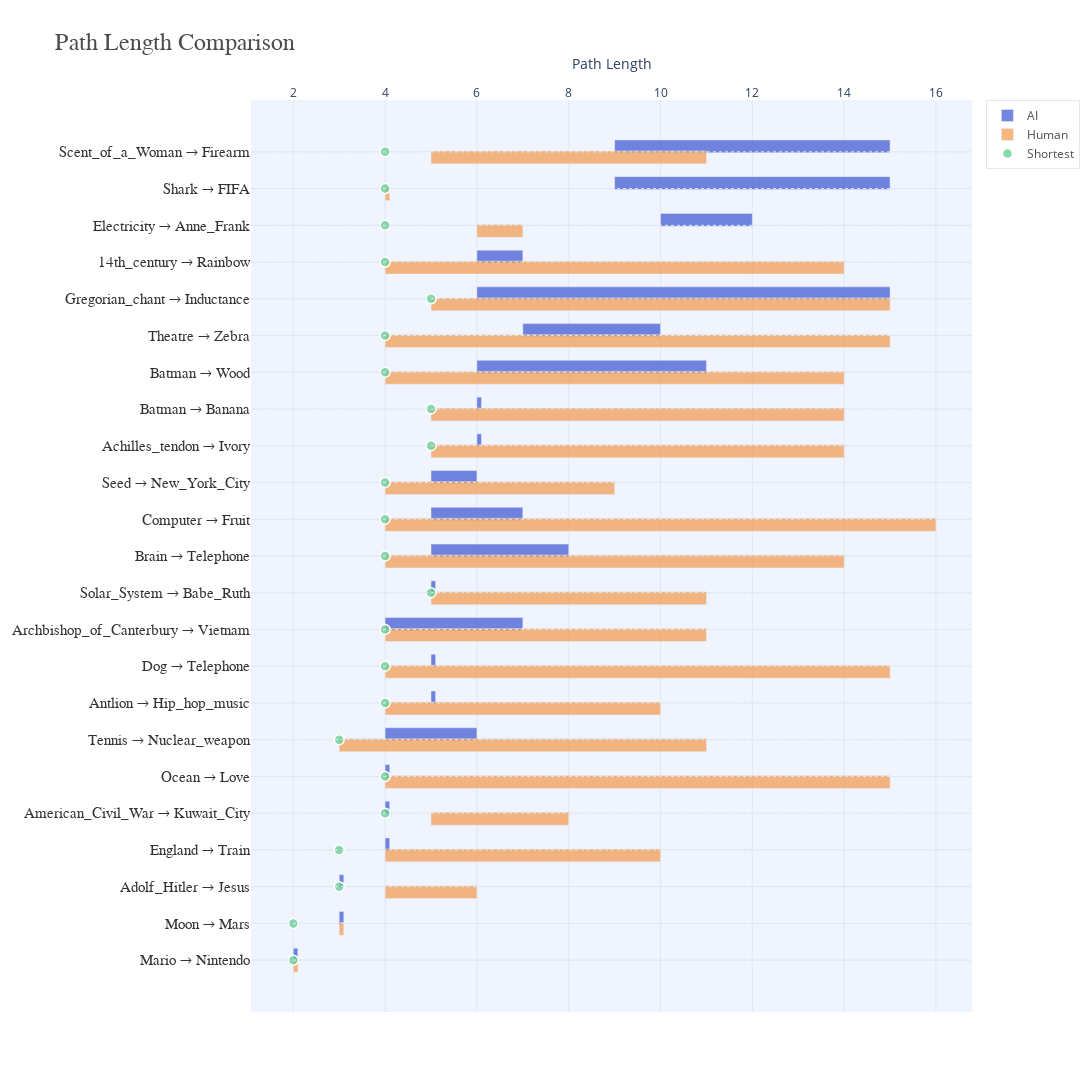

Notebook code cell kept with this figure:
### Markdown cell above
## Humans vs GPT vs Shortest Comparisons

### Comparing Path lengths
Here, we conduct an initial comparison of the lengths for humans, GPT, and optimal paths. The figure below shows the mimimal, median, and maximum path lengths for each pair of articles. This is a random sample from our 159 pairs, and we ordered them in descending order of the AI path length.

### Code cell
# Parameters
sample_fraction = 0.15  # Fraction of sublists to select
outlier_threshold = 2  # Factor of the mean to use as the outlier threshold

# Sample the indices
sampled_indices = sample_indices(sorted_ai_path_len, sample_fraction)

# Filter all paths using the same sampled indices
aligned_ai_path_len = [filter_outliers(sorted_ai_path_len[i], outlier_threshold) for i in sampled_indices]
aligned_human_path_len = [filter_outliers(sorted_human_path_len[i], outlier_threshold) for i in sampled_indices]
aligned_shortest_path_len = [sorted_shortest_path_len[i] for i in sampled_indices]
selected_ori_dest = [sorted_ori_dest[i] for i in sampled_indices]

plot_path_len_comparison(sampled_indices, aligned_ai_path_len, aligned_human_path_len, aligned_shortest_path_len, selected_ori_dest)

### Figure 1 — Plotly figure (JSON) as saved in the notebook; plotly's stock layout.template omitted (floating-point values rounded to 4 significant figures)
{"data": [{"base": 2, "hovertemplate": "<b>Min:</b> 2<br><b>Median:</b> 2.0<br><b>Max:</b> 2<extra></extra>", "marker": {"color": "rgba(58, 85, 209, 0.7)"}, "name": "AI", "orientation": "h", "showlegend": true, "type": "bar", "width": 0.35, "x": [0.1], "y": [0.15]}, {"base": 3, "hovertemplate": "<b>Min:</b> 3<br><b>Median:</b> 3.0<br><b>Max:</b> 3<extra></extra>", "marker": {"color": "rgba(58, 85, 209, 0.7)"}, "name": "AI", "orientation": "h", "showlegend": false, "type": "bar", "width": 0.35, "x": [0.1], "y": [1.15]}, {"base": 3, "hovertemplate": "<b>Min:</b> 3<br><b>Median:</b> 3.0<br><b>Max:</b> 3<extra></extra>", "marker": {"color": "rgba(58, 85, 209, 0.7)"}, "name": "AI", "orientation": "h", "showlegend": false, "type": "bar", "width": 0.35, "x": [0.1], "y": [2.15]}, {"base": 4, "hovertemplate": "<b>Min:</b> 4<br><b>Median:</b> 4.0<br><b>Max:</b> 4<extra></extra>", "marker": {"color": "rgba(58, 85, 209, 0.7)"}, "name": "AI", "orientation": "h", "showlegend": false, "type": "bar", "width": 0.35, "x": [0.1], "y": [3.15]}, {"base": 4, "hovertemplate": "<b>Min:</b> 4<br><b>Median:</b> 4.0<br><b>Max:</b> 4<extra></extra>", "marker": {"color": "rgba(58, 85, 209, 0.7)"}, "name": "AI", "orientation": "h", "showlegend": false, "type": "bar", "width": 0.35, "x": [0.1], "y": [4.15]}, {"base": 4, "hovertemplate": "<b>Min:</b> 4<br><b>Median:</b> 4.0<br><b>Max:</b> 4<extra></extra>", "marker": {"color": "rgba(58, 85, 209, 0.7)"}, "name": "AI", "orientation": "h", "showlegend": false, "type": "bar", "width": 0.35, "x": [0.1], "y": [5.15]}, {"base": 4, "hovertemplate": "<b>Min:</b> 4<br><b>Median:</b> 4.0<br><b>Max:</b> 6<extra></extra>", "marker": {"color": "rgba(58, 85, 209, 0.7)"}, "name": "AI", "orientation": "h", "showlegend": false, "type": "bar", "width": 0.35, "x": [2], "y": [6.15]}, {"base": 5, "hovertemplate": "<b>Min:</b> 5<br><b>Median:</b> 5.0<br><b>Max:</b> 5<extra></extra>", "marker": {"color": "rgba(58, 85, 209, 0.7)"}, "name": "AI", "orientation": "h", "showlegend": false, "type": "bar", "width": 0.35, "x": [0.1], "y": [7.15]}, {"base": 5, "hovertemplate": "<b>Min:</b> 5<br><b>Median:</b> 5.0<br><b>Max:</b> 5<extra></extra>", "marker": {"color": "rgba(58, 85, 209, 0.7)"}, "name": "AI", "orientation": "h", "showlegend": false, "type": "bar", "width": 0.35, "x": [0.1], "y": [8.15]}, {"base": 4, "hovertemplate": "<b>Min:</b> 4<br><b>Median:</b> 4.0<br><b>Max:</b> 7<extra></extra>", "marker": {"color": "rgba(58, 85, 209, 0.7)"}, "name": "AI", "orientation": "h", "showlegend": false, "type": "bar", "width": 0.35, "x": [3], "y": [9.15]}, {"base": 5, "hovertemplate": "<b>Min:</b> 5<br><b>Median:</b> 5.0<br><b>Max:</b> 5<extra></extra>", "marker": {"color": "rgba(58, 85, 209, 0.7)"}, "name": "AI", "orientation": "h", "showlegend": false, "type": "bar", "width": 0.35, "x": [0.1], "y": [10.15]}, {"base": 5, "hovertemplate": "<b>Min:</b> 5<br><b>Median:</b> 5.0<br><b>Max:</b> 8<extra></extra>", "marker": {"color": "rgba(58, 85, 209, 0.7)"}, "name": "AI", "orientation": "h", "showlegend": false, "type": "bar", "width": 0.35, "x": [3], "y": [11.15]}, {"base": 5, "hovertemplate": "<b>Min:</b> 5<br><b>Median:</b> 5.0<br><b>Max:</b> 7<extra></extra>", "marker": {"color": "rgba(58, 85, 209, 0.7)"}, "name": "AI", "orientation": "h", "showlegend": false, "type": "bar", "width": 0.35, "x": [2], "y": [12.15]}, {"base": 5, "hovertemplate": "<b>Min:</b> 5<br><b>Median:</b> 6.0<br><b>Max:</b> 6<extra></extra>", "marker": {"color": "rgba(58, 85, 209, 0.7)"}, "name": "AI", "orientation": "h", "showlegend": false, "type": "bar", "width": 0.35, "x": [1], "y": [13.15]}, {"base": 6, "hovertemplate": "<b>Min:</b> 6<br><b>Median:</b> 6.0<br><b>Max:</b> 6<extra></extra>", "marker": {"color": "rgba(58, 85, 209, 0.7)"}, "name": "AI", "orientation": "h", "showlegend": false, "type": "bar", "width": 0.35, "x": [0.1], "y": [14.15]}, {"base": 6, "hovertemplate": "<b>Min:</b> 6<br><b>Median:</b> 6.0<br><b>Max:</b> 6<extra></extra>", "marker": {"color": "rgba(58, 85, 209, 0.7)"}, "name": "AI", "orientation": "h", "showlegend": false, "type": "bar", "width": 0.35, "x": [0.1], "y": [15.15]}, {"base": 6, "hovertemplate": "<b>Min:</b> 6<br><b>Median:</b> 6.5<br><b>Max:</b> 11<extra></extra>", "marker": {"color": "rgba(58, 85, 209, 0.7)"}, "name": "AI", "orientation": "h", "showlegend": false, "type": "bar", "width": 0.35, "x": [5], "y": [16.15]}, {"base": 7, "hovertemplate": "<b>Min:</b> 7<br><b>Median:</b> 9.0<br><b>Max:</b> 10<extra></extra>", "marker": {"color": "rgba(58, 85, 209, 0.7)"}, "name": "AI", "orientation": "h", "showlegend": false, "type": "bar", "width": 0.35, "x": [3], "y": [17.15]}, {"base": 6, "hovertemplate": "<b>Min:</b> 6<br><b>Median:</b> 6.0<br><b>Max:</b> 15<extra></extra>", "marker": {"color": "rgba(58, 85, 209, 0.7)"}, "name": "AI", "orientation": "h", "showlegend": false, "type": "bar", "width": 0.35, "x": [9], "y": [18.15]}, {"base": 6, "hovertemplate": "<b>Min:</b> 6<br><b>Median:</b> 6.5<br><b>Max:</b> 7<extra></extra>", "marker": {"color": "rgba(58, 85, 209, 0.7)"}, "name": "AI", "orientation": "h", "showlegend": false, "type": "bar", "width": 0.35, "x": [1], "y": [19.15]}, {"base": 10, "hovertemplate": "<b>Min:</b> 10<br><b>Median:</b> 10.0<br><b>Max:</b> 12<extra></extra>", "marker": {"color": "rgba(58, 85, 209, 0.7)"}, "name": "AI", "orientation": "h", "showlegend": false, "type": "bar", "width": 0.35, "x": [2], "y": [20.15]}, {"base": 9, "hovertemplate": "<b>Min:</b> 9<br><b>Median:</b> 11.0<br><b>Max:</b> 15<extra></extra>", "marker": {"color": "rgba(58, 85, 209, 0.7)"}, "name": "AI", "orientation": "h", "showlegend": false, "type": "bar", "width": 0.35, "x": [6], "y": [21.15]}, {"base": 9, "hovertemplate": "<b>Min:</b> 9<br><b>Median:</b> 13.0<br><b>Max:</b> 15<extra></extra>", "marker": {"color": "rgba(58, 85, 209, 0.7)"}, "name": "AI", "orientation": "h", "showlegend": false, "type": "bar", "width": 0.35, "x": [6], "y": [22.15]}, {"base": 2, "hovertemplate": "<b>Min:</b> 2<br><b>Median:</b> 2.0<br><b>Max:</b> 2<extra></extra>", "marker": {"color": "rgba(242, 153, 74, 0.7)"}, "name": "Human", "orientation": "h", "showlegend": true, "type": "bar", "width": 0.35, "x": [0.1], "y": [-0.15]}, {"base": 3, "hovertemplate": "<b>Min:</b> 3<br><b>Median:</b> 3.0<br><b>Max:</b> 3<extra></extra>", "marker": {"color": "rgba(242, 153, 74, 0.7)"}, "name": "Human", "orientation": "h", "showlegend": false, "type": "bar", "width": 0.35, "x": [0.1], "y": [0.85]}, {"base": 4, "hovertemplate": "<b>Min:</b> 4<br><b>Median:</b> 5.0<br><b>Max:</b> 6<extra></extra>", "marker": {"color": "rgba(242, 153, 74, 0.7)"}, "name": "Human", "orientation": "h", "showlegend": false, "type": "bar", "width": 0.35, "x": [2], "y": [1.85]}, {"base": 4, "hovertemplate": "<b>Min:</b> 4<br><b>Median:</b> 4.0<br><b>Max:</b> 10<extra></extra>", "marker": {"color": "rgba(242, 153, 74, 0.7)"}, "name": "Human", "orientation": "h", "showlegend": false, "type": "bar", "width": 0.35, "x": [6], "y": [2.85]}, {"base": 5, "hovertemplate": "<b>Min:</b> 5<br><b>Median:</b> 7.0<br><b>Max:</b> 8<extra></extra>", "marker": {"color": "rgba(242, 153, 74, 0.7)"}, "name": "Human", "orientation": "h", "showlegend": false, "type": "bar", "width": 0.35, "x": [3], "y": [3.85]}, {"base": 4, "hovertemplate": "<b>Min:</b> 4<br><b>Median:</b> 8.0<br><b>Max:</b> 15<extra></extra>", "marker": {"color": "rgba(242, 153, 74, 0.7)"}, "name": "Human", "orientation": "h", "showlegend": false, "type": "bar", "width": 0.35, "x": [11], "y": [4.85]}, {"base": 3, "hovertemplate": "<b>Min:</b> 3<br><b>Median:</b> 5.0<br><b>Max:</b> 11<extra></extra>", "marker": {"color": "rgba(242, 153, 74, 0.7)"}, "name": "Human", "orientation": "h", "showlegend": false, "type": "bar", "width": 0.35, "x": [8], "y": [5.85]}, {"base": 4, "hovertemplate": "<b>Min:</b> 4<br><b>Median:</b> 5.0<br><b>Max:</b> 10<extra></extra>", "marker": {"color": "rgba(242, 153, 74, 0.7)"}, "name": "Human", "orientation": "h", "showlegend": false, "type": "bar", "width": 0.35, "x": [6], "y": [6.85]}, {"base": 4, "hovertemplate": "<b>Min:</b> 4<br><b>Median:</b> 6.0<br><b>Max:</b> 15<extra></extra>", "marker": {"color": "rgba(242, 153, 74, 0.7)"}, "name": "Human", "orientation": "h", "showlegend": false, "type": "bar", "width": 0.35, "x": [11], "y": [7.85]}, {"base": 4, "hovertemplate": "<b>Min:</b> 4<br><b>Median:</b> 6.0<br><b>Max:</b> 11<extra></extra>", "marker": {"color": "rgba(242, 153, 74, 0.7)"}, "name": "Human", "orientation": "h", "showlegend": false, "type": "bar", "width": 0.35, "x": [7], "y": [8.85]}, {"base": 5, "hovertemplate": "<b>Min:</b> 5<br><b>Median:</b> 6.0<br><b>Max:</b> 11<extra></extra>", "marker": {"color": "rgba(242, 153, 74, 0.7)"}, "name": "Human", "orientation": "h", "showlegend": false, "type": "bar", "width": 0.35, "x": [6], "y": [9.85]}, {"base": 4, "hovertemplate": "<b>Min:</b> 4<br><b>Median:</b> 6.0<br><b>Max:</b> 14<extra></extra>", "marker": {"color": "rgba(242, 153, 74, 0.7)"}, "name": "Human", "orientation": "h", "showlegend": false, "type": "bar", "width": 0.35, "x": [10], "y": [10.85]}, {"base": 4, "hovertemplate": "<b>Min:</b> 4<br><b>Median:</b> 7.0<br><b>Max:</b> 16<extra></extra>", "marker": {"color": "rgba(242, 153, 74, 0.7)"}, "name": "Human", "orientation": "h", "showlegend": false, "type": "bar", "width": 0.35, "x": [12], "y": [11.85]}, {"base": 4, "hovertemplate": "<b>Min:</b> 4<br><b>Median:</b> 4.0<br><b>Max:</b> 9<extra></extra>", "marker": {"color": "rgba(242, 153, 74, 0.7)"}, "name": "Human", "orientation": "h", "showlegend": false, "type": "bar", "width": 0.35, "x": [5], "y": [12.85]}, {"base": 5, "hovertemplate": "<b>Min:</b> 5<br><b>Median:</b> 7.0<br><b>Max:</b> 14<extra></extra>", "marker": {"color": "rgba(242, 153, 74, 0.7)"}, "name": "Human", "orientation": "h", "showlegend": false, "type": "bar", "width": 0.35, "x": [9], "y": [13.85]}, {"base": 5, "hovertemplate": "<b>Min:</b> 5<br><b>Median:</b> 6.0<br><b>Max:</b> 14<extra></extra>", "marker": {"color": "rgba(242, 153, 74, 0.7)"}, "name": "Human", "orientation": "h", "showlegend": false, "type": "bar", "width": 0.35, "x": [9], "y": [14.85]}, {"base": 4, "hovertemplate": "<b>Min:</b> 4<br><b>Median:</b> 6.0<br><b>Max:</b> 14<extra></extra>", "marker": {"color": "rgba(242, 153, 74, 0.7)"}, "name": "Human", "orientation": "h", "showlegend": false, "type": "bar", "width": 0.35, "x": [10], "y": [15.85]}, {"base": 4, "hovertemplate": "<b>Min:</b> 4<br><b>Median:</b> 7.0<br><b>Max:</b> 15<extra></extra>", "marker": {"color": "rgba(242, 153, 74, 0.7)"}, "name": "Human", "orientation": "h", "showlegend": false, "type": "bar", "width": 0.35, "x": [11], "y": [16.85]}, {"base": 5, "hovertemplate": "<b>Min:</b> 5<br><b>Median:</b> 9.0<br><b>Max:</b> 15<extra></extra>", "marker": {"color": "rgba(242, 153, 74, 0.7)"}, "name": "Human", "orientation": "h", "showlegend": false, "type": "bar", "width": 0.35, "x": [10], "y": [17.85]}, {"base": 4, "hovertemplate": "<b>Min:</b> 4<br><b>Median:</b> 6.0<br><b>Max:</b> 14<extra></extra>", "marker": {"color": "rgba(242, 153, 74, 0.7)"}, "name": "Human", "orientation": "h", "showlegend": false, "type": "bar", "width": 0.35, "x": [10], "y": [18.85]}, {"base": 6, "hovertemplate": "<b>Min:</b> 6<br><b>Median:</b> 6.0<br><b>Max:</b> 7<extra></extra>", "marker": {"color": "rgba(242, 153, 74, 0.7)"}, "name": "Human", "orientation": "h", "showlegend": false, "type": "bar", "width": 0.35, "x": [1], "y": [19.85]}, {"base": 4, "hovertemplate": "<b>Min:</b> 4<br><b>Median:</b> 4.0<br><b>Max:</b> 4<extra></extra>", "marker": {"color": "rgba(242, 153, 74, 0.7)"}, "name": "Human", "orientation": "h", "showlegend": false, "type": "bar", "width": 0.35, "x": [0.1], "y": [20.85]}, {"base": 5, "hovertemplate": "<b>Min:</b> 5<br><b>Median:</b> 6.0<br><b>Max:</b> 11<extra></extra>", "marker": {"color": "rgba(242, 153, 74, 0.7)"}, "name": "Human", "orientation": "h", "showlegend": false, "type": "bar", "width": 0.35, "x": [6], "y": [21.85]}, {"hovertemplate": "<b>Shortest Path Length:</b> 2<extra></extra>", "marker": {"color": "rgba(111, 207, 151, 0.8)", "line": {"color": "white", "width": 1.5}, "size": 10}, "mode": "markers", "name": "Shortest", "showlegend": true, "type": "scatter", "x": [2], "y": [0]}, {"hovertemplate": "<b>Shortest Path Length:</b> 2<extra></extra>", "marker": {"color": "rgba(111, 207, 151, 0.8)", "line": {"color": "white", "width": 1.5}, "size": 10}, "mode": "markers", "name": "Shortest", "showlegend": false, "type": "scatter", "x": [2], "y": [1]}, {"hovertemplate": "<b>Shortest Path Length:</b> 3<extra></extra>", "marker": {"color": "rgba(111, 207, 151, 0.8)", "line": {"color": "white", "width": 1.5}, "size": 10}, "mode": "markers", "name": "Shortest", "showlegend": false, "type": "scatter", "x": [3], "y": [2]}, {"hovertemplate": "<b>Shortest Path Length:</b> 3<extra></extra>", "marker": {"color": "rgba(111, 207, 151, 0.8)", "line": {"color": "white", "width": 1.5}, "size": 10}, "mode": "markers", "name": "Shortest", "showlegend": false, "type": "scatter", "x": [3], "y": [3]}, {"hovertemplate": "<b>Shortest Path Length:</b> 4<extra></extra>", "marker": {"color": "rgba(111, 207, 151, 0.8)", "line": {"color": "white", "width": 1.5}, "size": 10}, "mode": "markers", "name": "Shortest", "showlegend": false, "type": "scatter", "x": [4], "y": [4]}, {"hovertemplate": "<b>Shortest Path Length:</b> 4<extra></extra>", "marker": {"color": "rgba(111, 207, 151, 0.8)", "line": {"color": "white", "width": 1.5}, "size": 10}, "mode": "markers", "name": "Shortest", "showlegend": false, "type": "scatter", "x": [4], "y": [5]}, {"hovertemplate": "<b>Shortest Path Length:</b> 3<extra></extra>", "marker": {"color": "rgba(111, 207, 151, 0.8)", "line": {"color": "white", "width": 1.5}, "size": 10}, "mode": "markers", "name": "Shortest", "showlegend": false, "type": "scatter", "x": [3], "y": [6]}, {"hovertemplate": "<b>Shortest Path Length:</b> 4<extra></extra>", "marker": {"color": "rgba(111, 207, 151, 0.8)", "line": {"color": "white", "width": 1.5}, "size": 10}, "mode": "markers", "name": "Shortest", "showlegend": false, "type": "scatter", "x": [4], "y": [7]}, {"hovertemplate": "<b>Shortest Path Length:</b> 4<extra></extra>", "marker": {"color": "rgba(111, 207, 151, 0.8)", "line": {"color": "white", "width": 1.5}, "size": 10}, "mode": "markers", "name": "Shortest", "showlegend": false, "type": "scatter", "x": [4], "y": [8]}, {"hovertemplate": "<b>Shortest Path Length:</b> 4<extra></extra>", "marker": {"color": "rgba(111, 207, 151, 0.8)", "line": {"color": "white", "width": 1.5}, "size": 10}, "mode": "markers", "name": "Shortest", "showlegend": false, "type": "scatter", "x": [4], "y": [9]}, {"hovertemplate": "<b>Shortest Path Length:</b> 5<extra></extra>", "marker": {"color": "rgba(111, 207, 151, 0.8)", "line": {"color": "white", "width": 1.5}, "size": 10}, "mode": "markers", "name": "Shortest", "showlegend": false, "type": "scatter", "x": [5], "y": [10]}, {"hovertemplate": "<b>Shortest Path Length:</b> 4<extra></extra>", "marker": {"color": "rgba(111, 207, 151, 0.8)", "line": {"color": "white", "width": 1.5}, "size": 10}, "mode": "markers", "name": "Shortest", "showlegend": false, "type": "scatter", "x": [4], "y": [11]}, {"hovertemplate": "<b>Shortest Path Length:</b> 4<extra></extra>", "marker": {"color": "rgba(111, 207, 151, 0.8)", "line": {"color": "white", "width": 1.5}, "size": 10}, "mode": "markers", "name": "Shortest", "showlegend": false, "type": "scatter", "x": [4], "y": [12]}, {"hovertemplate": "<b>Shortest Path Length:</b> 4<extra></extra>", "marker": {"color": "rgba(111, 207, 151, 0.8)", "line": {"color": "white", "width": 1.5}, "size": 10}, "mode": "markers", "name": "Shortest", "showlegend": false, "type": "scatter", "x": [4], "y": [13]}, {"hovertemplate": "<b>Shortest Path Length:</b> 5<extra></extra>", "marker": {"color": "rgba(111, 207, 151, 0.8)", "line": {"color": "white", "width": 1.5}, "size": 10}, "mode": "markers", "name": "Shortest", "showlegend": false, "type": "scatter", "x": [5], "y": [14]}, {"hovertemplate": "<b>Shortest Path Length:</b> 5<extra></extra>", "marker": {"color": "rgba(111, 207, 151, 0.8)", "line": {"color": "white", "width": 1.5}, "size": 10}, "mode": "markers", "name": "Shortest", "showlegend": false, "type": "scatter", "x": [5], "y": [15]}, {"hovertemplate": "<b>Shortest Path Length:</b> 4<extra></extra>", "marker": {"color": "rgba(111, 207, 151, 0.8)", "line": {"color": "white", "width": 1.5}, "size": 10}, "mode": "markers", "name": "Shortest", "showlegend": false, "type": "scatter", "x": [4], "y": [16]}, {"hovertemplate": "<b>Shortest Path Length:</b> 4<extra></extra>", "marker": {"color": "rgba(111, 207, 151, 0.8)", "line": {"color": "white", "width": 1.5}, "size": 10}, "mode": "markers", "name": "Shortest", "showlegend": false, "type": "scatter", "x": [4], "y": [17]}, {"hovertemplate": "<b>Shortest Path Length:</b> 5<extra></extra>", "marker": {"color": "rgba(111, 207, 151, 0.8)", "line": {"color": "white", "width": 1.5}, "size": 10}, "mode": "markers", "name": "Shortest", "showlegend": false, "type": "scatter", "x": [5], "y": [18]}, {"hovertemplate": "<b>Shortest Path Length:</b> 4<extra></extra>", "marker": {"color": "rgba(111, 207, 151, 0.8)", "line": {"color": "white", "width": 1.5}, "size": 10}, "mode": "markers", "name": "Shortest", "showlegend": false, "type": "scatter", "x": [4], "y": [19]}, {"hovertemplate": "<b>Shortest Path Length:</b> 4<extra></extra>", "marker": {"color": "rgba(111, 207, 151, 0.8)", "line": {"color": "white", "width": 1.5}, "size": 10}, "mode": "markers", "name": "Shortest", "showlegend": false, "type": "scatter", "x": [4], "y": [20]}, {"hovertemplate": "<b>Shortest Path Length:</b> 4<extra></extra>", "marker": {"color": "rgba(111, 207, 151, 0.8)", "line": {"color": "white", "width": 1.5}, "size": 10}, "mode": "markers", "name": "Shortest", "showlegend": false, "type": "scatter", "x": [4], "y": [21]}, {"hovertemplate": "<b>Shortest Path Length:</b> 4<extra></extra>", "marker": {"color": "rgba(111, 207, 151, 0.8)", "line": {"color": "white", "width": 1.5}, "size": 10}, "mode": "markers", "name": "Shortest", "showlegend": false, "type": "scatter", "x": [4], "y": [22]}], "layout": {"height": 1150, "legend": {"bgcolor": "white", "bordercolor": "#E0E8F0", "borderwidth": 1, "font": {"color": "rgba(0, 0, 0, 0.7)"}}, "paper_bgcolor": "white", "plot_bgcolor": "#F0F4FF", "shapes": [{"line": {"color": "#E0E8F0", "dash": "dot", "width": 1}, "type": "line", "x0": 0, "x1": 1, "xref": "paper", "y0": 0, "y1": 0, "yref": "y"}, {"line": {"color": "#E0E8F0", "dash": "dot", "width": 1}, "type": "line", "x0": 0, "x1": 1, "xref": "paper", "y0": 1, "y1": 1, "yref": "y"}, {"line": {"color": "#E0E8F0", "dash": "dot", "width": 1}, "type": "line", "x0": 0, "x1": 1, "xref": "paper", "y0": 2, "y1": 2, "yref": "y"}, {"line": {"color": "#E0E8F0", "dash": "dot", "width": 1}, "type": "line", "x0": 0, "x1": 1, "xref": "paper", "y0": 3, "y1": 3, "yref": "y"}, {"line": {"color": "#E0E8F0", "dash": "dot", "width": 1}, "type": "line", "x0": 0, "x1": 1, "xref": "paper", "y0": 4, "y1": 4, "yref": "y"}, {"line": {"color": "#E0E8F0", "dash": "dot", "width": 1}, "type": "line", "x0": 0, "x1": 1, "xref": "paper", "y0": 5, "y1": 5, "yref": "y"}, {"line": {"color": "#E0E8F0", "dash": "dot", "width": 1}, "type": "line", "x0": 0, "x1": 1, "xref": "paper", "y0": 6, "y1": 6, "yref": "y"}, {"line": {"color": "#E0E8F0", "dash": "dot", "width": 1}, "type": "line", "x0": 0, "x1": 1, "xref": "paper", "y0": 7, "y1": 7, "yref": "y"}, {"line": {"color": "#E0E8F0", "dash": "dot", "width": 1}, "type": "line", "x0": 0, "x1": 1, "xref": "paper", "y0": 8, "y1": 8, "yref": "y"}, {"line": {"color": "#E0E8F0", "dash": "dot", "width": 1}, "type": "line", "x0": 0, "x1": 1, "xref": "paper", "y0": 9, "y1": 9, "yref": "y"}, {"line": {"color": "#E0E8F0", "dash": "dot", "width": 1}, "type": "line", "x0": 0, "x1": 1, "xref": "paper", "y0": 10, "y1": 10, "yref": "y"}, {"line": {"color": "#E0E8F0", "dash": "dot", "width": 1}, "type": "line", "x0": 0, "x1": 1, "xref": "paper", "y0": 11, "y1": 11, "yref": "y"}, {"line": {"color": "#E0E8F0", "dash": "dot", "width": 1}, "type": "line", "x0": 0, "x1": 1, "xref": "paper", "y0": 12, "y1": 12, "yref": "y"}, {"line": {"color": "#E0E8F0", "dash": "dot", "width": 1}, "type": "line", "x0": 0, "x1": 1, "xref": "paper", "y0": 13, "y1": 13, "yref": "y"}, {"line": {"color": "#E0E8F0", "dash": "dot", "width": 1}, "type": "line", "x0": 0, "x1": 1, "xref": "paper", "y0": 14, "y1": 14, "yref": "y"}, {"line": {"color": "#E0E8F0", "dash": "dot", "width": 1}, "type": "line", "x0": 0, "x1": 1, "xref": "paper", "y0": 15, "y1": 15, "yref": "y"}, {"line": {"color": "#E0E8F0", "dash": "dot", "width": 1}, "type": "line", "x0": 0, "x1": 1, "xref": "paper", "y0": 16, "y1": 16, "yref": "y"}, {"line": {"color": "#E0E8F0", "dash": "dot", "width": 1}, "type": "line", "x0": 0, "x1": 1, "xref": "paper", "y0": 17, "y1": 17, "yref": "y"}, {"line": {"color": "#E0E8F0", "dash": "dot", "width": 1}, "type": "line", "x0": 0, "x1": 1, "xref": "paper", "y0": 18, "y1": 18, "yref": "y"}, {"line": {"color": "#E0E8F0", "dash": "dot", "width": 1}, "type": "line", "x0": 0, "x1": 1, "xref": "paper", "y0": 19, "y1": 19, "yref": "y"}, {"line": {"color": "#E0E8F0", "dash": "dot", "width": 1}, "type": "line", "x0": 0, "x1": 1, "xref": "paper", "y0": 20, "y1": 20, "yref": "y"}, {"line": {"color": "#E0E8F0", "dash": "dot", "width": 1}, "type": "line", "x0": 0, "x1": 1, "xref": "paper", "y0": 21, "y1": 21, "yref": "y"}, {"line": {"color": "#E0E8F0", "dash": "dot", "width": 1}, "type": "line", "x0": 0, "x1": 1, "xref": "paper", "y0": 22, "y1": 22, "yref": "y"}], "showlegend": true, "title": {"font": {"color": "rgba(0, 0, 0, 0.7)", "family": "Arial, sans-serif", "size": 24}, "text": "Path Length Comparison"}, "width": 1400, "xaxis": {"gridcolor": "#E0E8F0", "side": "top", "title": {"standoff": 10, "text": "Path Length"}, "zerolinecolor": "#E0E8F0"}, "yaxis": {"gridcolor": "#E0E8F0", "tickangle": 0, "tickfont": {"color": "rgba(0, 0, 0, 0.8)", "family": "Arial, sans-serif", "size": 15}, "ticktext": ["Mario → Nintendo", "Moon → Mars", "Adolf_Hitler → Jesus", "England → Train", "American_Civil_War → Kuwait_City", "Ocean → Love", "Tennis → Nuclear_weapon", "Antlion → Hip_hop_music", "Dog → Telephone", "Archbishop_of_Canterbury → Vietnam", "Solar_System → Babe_Ruth", "Brain → Telephone", "Computer → Fruit", "Seed → New_York_City", "Achilles_tendon → Ivory", "Batman → Banana", "Batman → Wood", "Theatre → Zebra", "Gregorian_chant → Inductance", "14th_century → Rainbow", "Electricity → Anne_Frank", "Shark → FIFA", "Scent_of_a_Woman → Firearm"], "tickvals": [0, 1, 2, 3, 4, 5, 6, 7, 8, 9, 10, 11, 12, 13, 14, 15, 16, 17, 18, 19, 20, 21, 22]}}}
